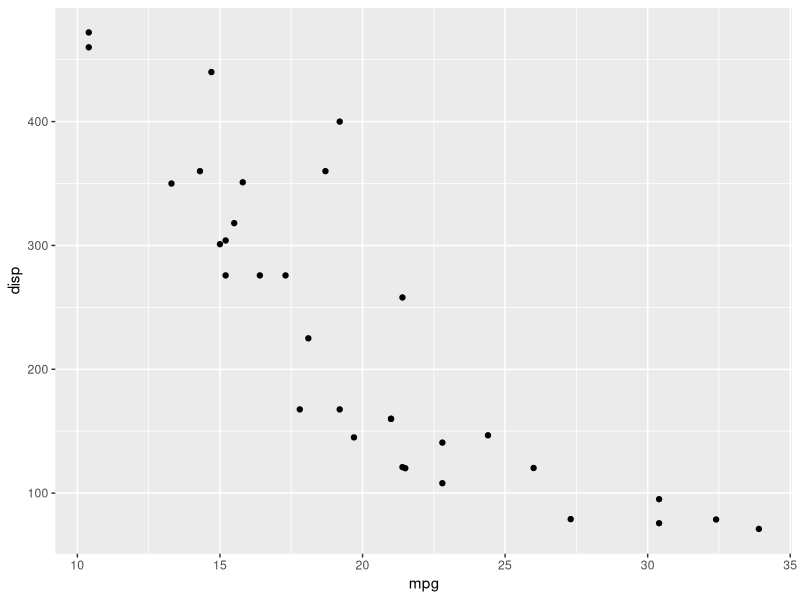
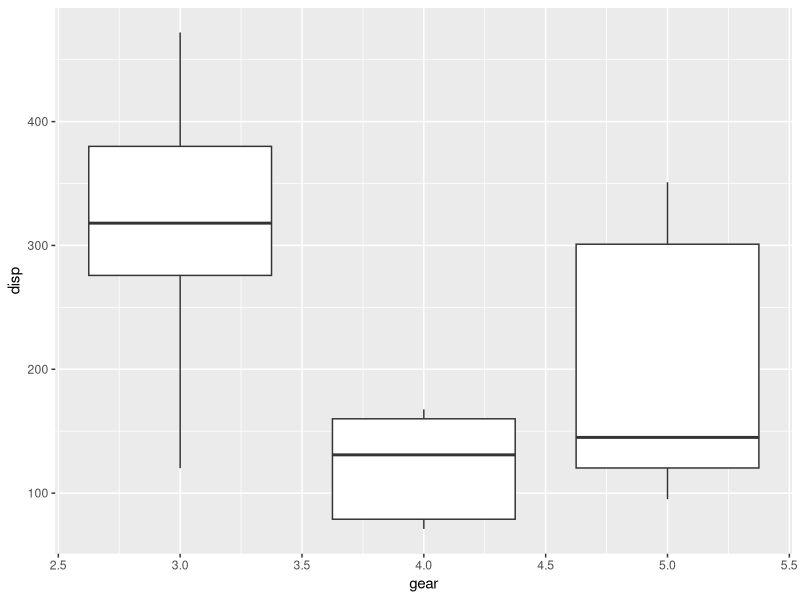
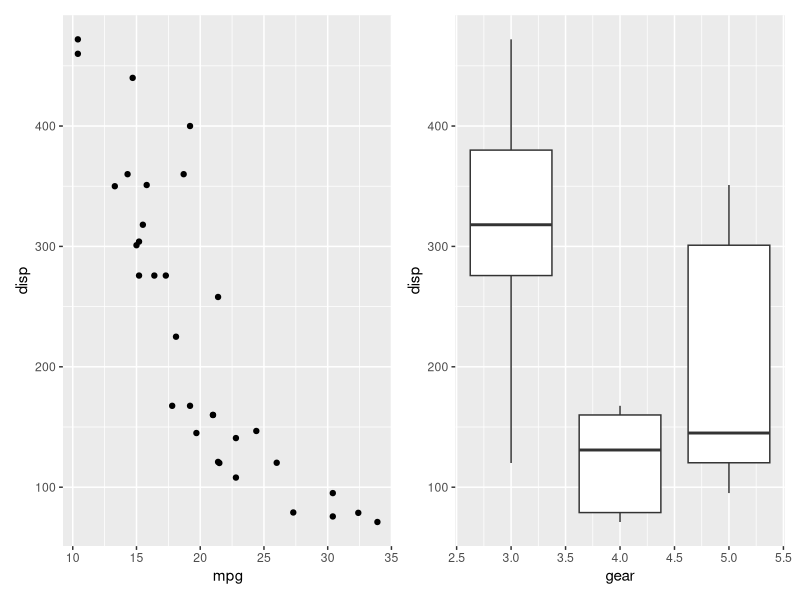
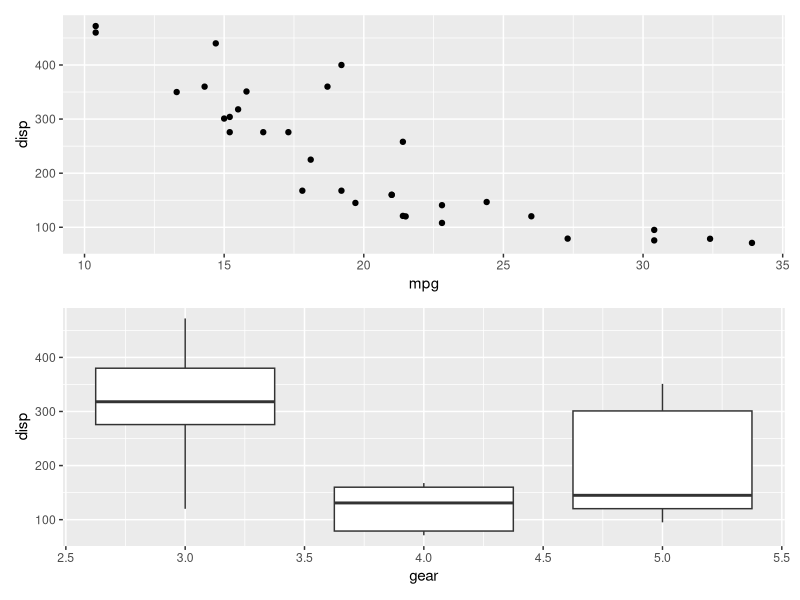
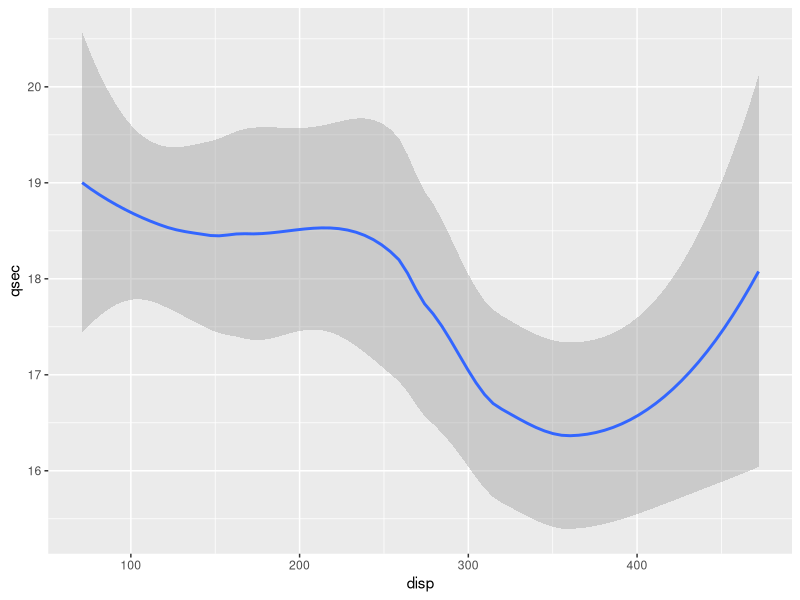
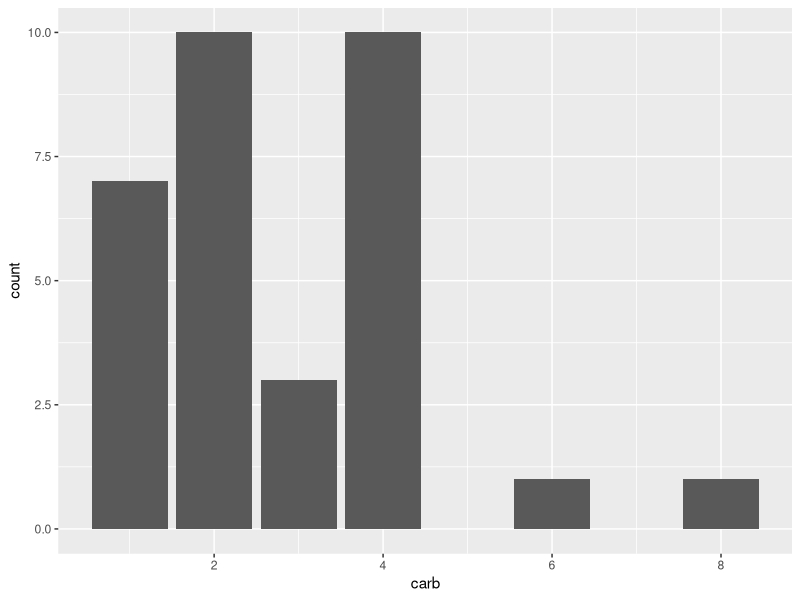
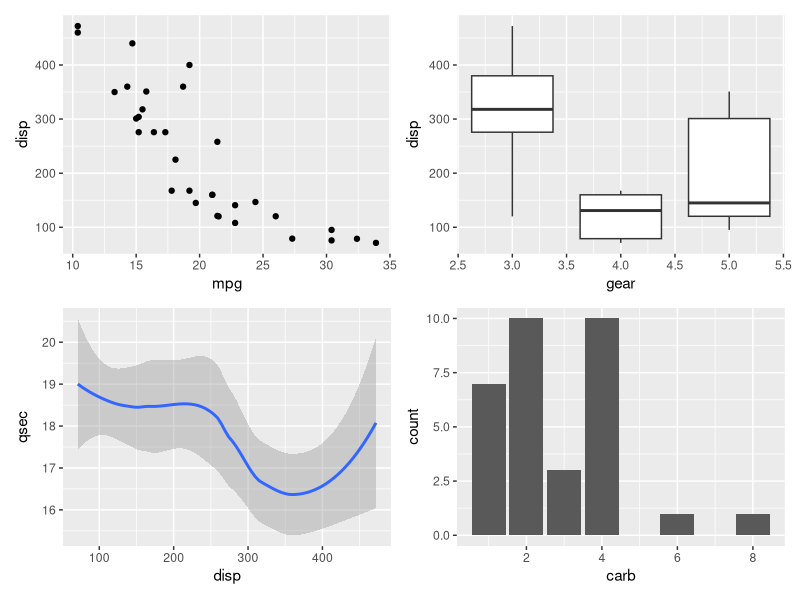
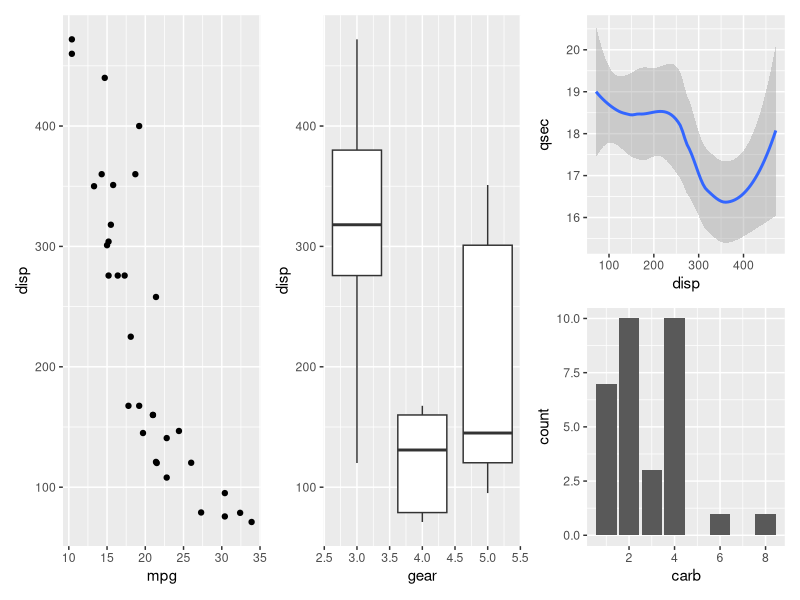

Write R code to recreate these figures, in order. (Note: this script raises an error after producing the figures.)
library(tidyverse)
library(patchwork)
library(ggthemes)


# Patchwork ---------------------------------------------------------------

# Basic example 

(p1 <- ggplot(mtcars) + geom_point(aes(mpg, disp)))
(p2 <- ggplot(mtcars) + geom_boxplot(aes(gear, disp, group = gear)))

p1 + p2

p1 / p2

# by default patchwork uses a grid and tries to fill it
(p3 <- ggplot(mtcars) + geom_smooth(aes(disp, qsec)))
(p4 <- ggplot(mtcars) + geom_bar(aes(carb)))

p1 + p2 + p3 + p4

# it works a bit like mathematical equations though
# what will this look like?
p1 + p2 + p3 / p4

# and this?
(p1 + p2 + p3) / p4

# you can have more control by adding a layout
p1 + p2 + p3 + p4 + plot_layout(nrow = 3, byrow = FALSE)

# the + is tricky, more control uses |
# while both most likely create the same plot technically + defines a filling operation
# while | switches the column

p1 | (p2 / p3) 
p1 + p2 / p3 


# annotations  ------------------------------------------------------------

(p1 | (p2 / p4)) + 
  plot_annotation(title = 'The surprising story about mtcars')

# leaving space

(p1 | (plot_spacer() / p4)) + 
  plot_annotation(title = 'The surprising story about mtcars')


# beyond the grid ---------------------------------------------------------

# text layout, make rectangles 

layout <- "
##BBBB
AACCDD
##CCDD
"

p1 + p2 + p3 + p4 + 
  plot_layout(design = layout)

# specify layout
layout <- c(
  area(t = 2, l = 1, b = 5, r = 4),
  area(t = 1, l = 3, b = 3, r = 5)
)

p1 + p2 + 
  plot_layout(design = layout)

# inset

p1 + inset_element(p2, left = 0.6, bottom = 0.6, right = 1, top = 1)

# collecting legends ------------------------------------------------------

(p1a <- ggplot(mtcars) + 
  geom_point(aes(mpg, disp, colour = mpg, size = wt)) + 
  ggtitle('Plot 1a'))

(p3a <- ggplot(mtcars) + 
  geom_point(aes(hp, wt, colour = mpg)) + 
  ggtitle('Plot 3'))

p1a | (p2 / p3a)

(p1a | (p2 / p3a)) + plot_layout(guides = 'collect')



# plot assembly -----------------------------------------------------------

# patchwork can connect all graphical objects aka grobs

p1 + gridExtra::tableGrob(mtcars[1:10, c('mpg', 'disp')])


# but only when it starts with a plot
gridExtra::tableGrob(mtcars[1:10, c('mpg', 'disp')]) + p1

# if you want to start with a grob that is not a plot, use wrap_elements()

wrap_elements(gridExtra::tableGrob(mtcars[1:10, c('mpg', 'disp')])) + p1


# What do you think this one does? ----------------------------------------

p1 + p2 + geom_jitter(aes(gear, disp))

# or this one?

patchwork <- p1 + p2
patchwork[[1]] <- patchwork[[1]] + theme_minimal()
patchwork[[2]] <- patchwork[[2]] + theme_clean()
patchwork

# does this surprise you?
patchwork <- p1 + p2
patchwork + theme_clean()

patchwork & theme_clean()


# More annotations --------------------------------------------------------

patchwork <- (p1 + p2) / p3
patchwork + plot_annotation(
  title = 'The surprising truth about mtcars',
  subtitle = 'These 3 plots will reveal yet-untold secrets about our beloved data-set',
  caption = 'Disclaimer: None of these plots are insightful'
)

patchwork + plot_annotation(tag_levels = '1')
patchwork + plot_annotation(tag_levels = 'A')
patchwork + plot_annotation(tag_levels = 'a')
patchwork + plot_annotation(tag_levels = 'I')
patchwork + plot_annotation(tag_levels = 'i')

patchwork[[1]] <- patchwork[[1]] + plot_layout(tag_level = 'new')
patchwork + plot_annotation(tag_levels = c('A', '1'))

# you can style the plot annotations different than the rest

patchwork + plot_annotation(tag_levels = c('A', '1'), tag_prefix = 'Fig. ',
                            tag_sep = '.',
                            title = 'The surprising truth about mtcars',
                            theme = theme(plot.title = element_text(size = 18))) & 
  theme(text = element_text('mono'),
        plot.tag.position = c(0, 1),
        plot.tag = element_text(size = 8, hjust = 0, vjust = 0))


# Using patchwork and cowplot to add a custom legend ----------------------

p1
p3a
p1 + inset_element(cowplot::get_legend(p3a), left = 0.6, bottom = 0.6, right = 1, top = 1) 

mpg
diamonds

ggplot(mpg, aes(hwy, displ)) +
  geom_point(col = "green") +
  geom_point(aes(carat, cut), data = diamonds, col = "red")

args(ggplot)
args(geom_point)

